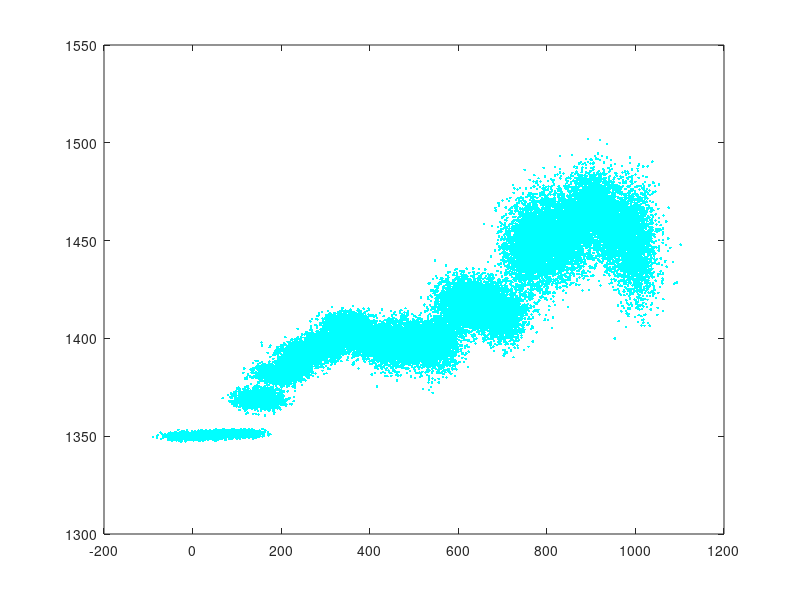
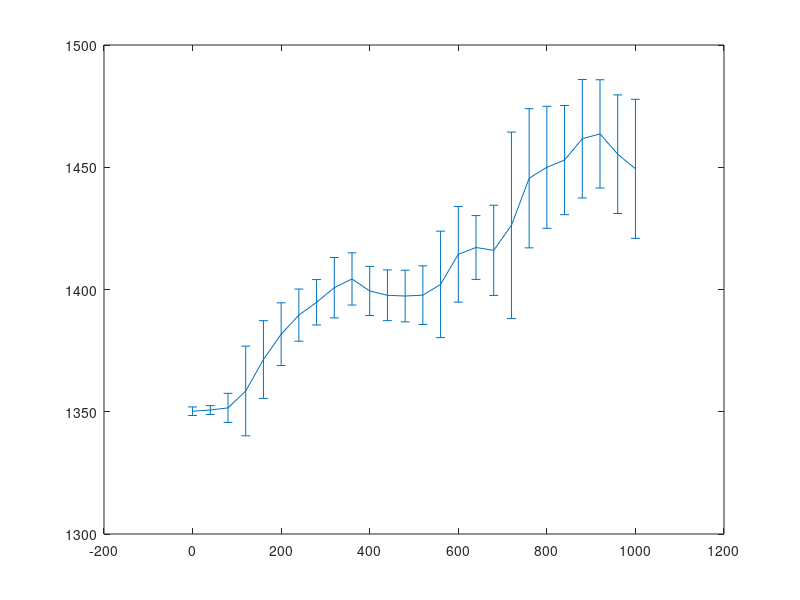

The MATLAB script that drew these images, in order:
function MC()

T1=csvread('Mean_AI.csv');

Age = T1(:,1);
AI = T1(:,2);
SE = T1(:,3);
sampleN=length(Age);

k=0;
SX=[];
SY=[];
n=2000;

% Monte Carlo simulation

for i = 1:1:sampleN
    
    if AI(i)>0
        
        SAI=normrnd(AI(i),(SE(i)/2),1,n);
        for j = 1:n
            SAI(j) = 1523.2 - 61.835*SAI(j);
        end
        
        SAge= Age(i)+normrnd(0,25,1,n);
        SX=[SX,SAge];
        SY=[SY,SAI];
        
    end
    
end

low = 980;
high = 1020;
movestep = 40;
count=length(SX);

for j = 1:1:((low+high)/2/movestep+1)
    
    Step = j
    dataAB=[];
    BinAB=[];
    AB_mean=0;
    AB_sigma=0;
    
    for i = 1:1:count
        if SX(i) >= low & SX(i) <= high
            BinAB(i)=SY(i);
        else
            BinAB(i)=nan;
        end
    end
    
    dataAB=BinAB(~isnan(BinAB));
    n(j)=length(dataAB);
    
    result(j,1)=(low+high)/2;    % age
    result(j,2)=mean(dataAB);       % mean
    result(j,3)=std(dataAB)*2;      % 2 standard errors
    result(j,4)=n(j);
    
    low = low - movestep;
    high = high - movestep;
    
end

Point(:,1)=SX;
Point(:,2)=SY;

figure(1)
plot(SX,SY,'c.')

figure(2)
errorbar(result(:,1),result(:,2),result(:,3));
csvwrite('MC_Tp_point.csv',Point)
csvwrite('MC_Tp_mean.csv',result);

end